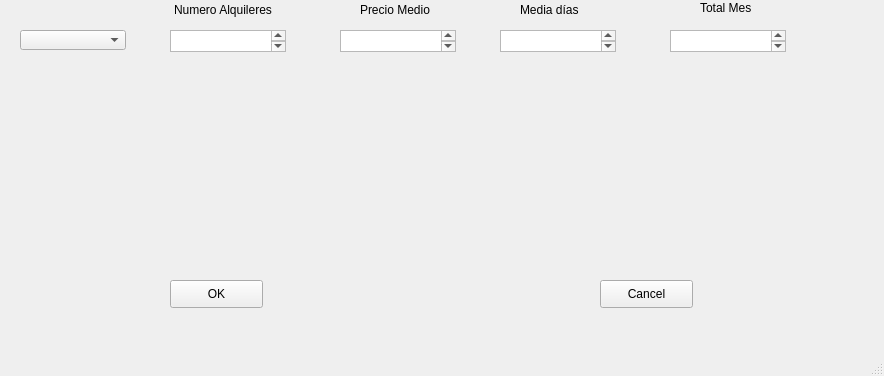
<?xml version="1.0" encoding="UTF-8"?>
<ui version="4.0">
 <class>MainWindow</class>
 <widget class="QMainWindow" name="MainWindow">
  <property name="geometry">
   <rect>
    <x>0</x>
    <y>0</y>
    <width>884</width>
    <height>376</height>
   </rect>
  </property>
  <property name="windowTitle">
   <string>MainWindow</string>
  </property>
  <widget class="QWidget" name="centralwidget">
   <widget class="QTextEdit" name="textPrecioMedio">
    <property name="geometry">
     <rect>
      <x>340</x>
      <y>30</y>
      <width>116</width>
      <height>22</height>
     </rect>
    </property>
   </widget>
   <widget class="QTextEdit" name="textDiasMedia">
    <property name="geometry">
     <rect>
      <x>500</x>
      <y>30</y>
      <width>116</width>
      <height>22</height>
     </rect>
    </property>
   </widget>
   <widget class="QTextEdit" name="textTotalMes">
    <property name="geometry">
     <rect>
      <x>670</x>
      <y>30</y>
      <width>116</width>
      <height>22</height>
     </rect>
    </property>
   </widget>
   <widget class="QTextEdit" name="textNumAlquileres">
    <property name="geometry">
     <rect>
      <x>170</x>
      <y>30</y>
      <width>116</width>
      <height>22</height>
     </rect>
    </property>
   </widget>
   <widget class="QPushButton" name="btnOk">
    <property name="geometry">
     <rect>
      <x>170</x>
      <y>280</y>
      <width>93</width>
      <height>28</height>
     </rect>
    </property>
    <property name="text">
     <string>OK</string>
    </property>
   </widget>
   <widget class="QPushButton" name="btnCancel">
    <property name="geometry">
     <rect>
      <x>600</x>
      <y>280</y>
      <width>93</width>
      <height>28</height>
     </rect>
    </property>
    <property name="text">
     <string>Cancel</string>
    </property>
   </widget>
   <widget class="QComboBox" name="comboBox">
    <property name="geometry">
     <rect>
      <x>20</x>
      <y>30</y>
      <width>106</width>
      <height>20</height>
     </rect>
    </property>
   </widget>
   <widget class="QLabel" name="labelNumAlquileres">
    <property name="geometry">
     <rect>
      <x>174</x>
      <y>0</y>
      <width>111</width>
      <height>20</height>
     </rect>
    </property>
    <property name="text">
     <string>Numero Alquileres</string>
    </property>
   </widget>
   <widget class="QLabel" name="labelPrecioMedio">
    <property name="geometry">
     <rect>
      <x>360</x>
      <y>0</y>
      <width>81</width>
      <height>20</height>
     </rect>
    </property>
    <property name="text">
     <string>Precio Medio</string>
    </property>
   </widget>
   <widget class="QLabel" name="labelDiasMedia">
    <property name="geometry">
     <rect>
      <x>520</x>
      <y>0</y>
      <width>81</width>
      <height>20</height>
     </rect>
    </property>
    <property name="text">
     <string>Media días</string>
    </property>
   </widget>
   <widget class="QLabel" name="labelTotalMes">
    <property name="geometry">
     <rect>
      <x>700</x>
      <y>0</y>
      <width>55</width>
      <height>16</height>
     </rect>
    </property>
    <property name="text">
     <string>Total Mes</string>
    </property>
   </widget>
  </widget>
  <widget class="QMenuBar" name="menubar">
   <property name="geometry">
    <rect>
     <x>0</x>
     <y>0</y>
     <width>884</width>
     <height>26</height>
    </rect>
   </property>
  </widget>
  <widget class="QStatusBar" name="statusbar"/>
 </widget>
 <resources/>
 <connections/>
</ui>
